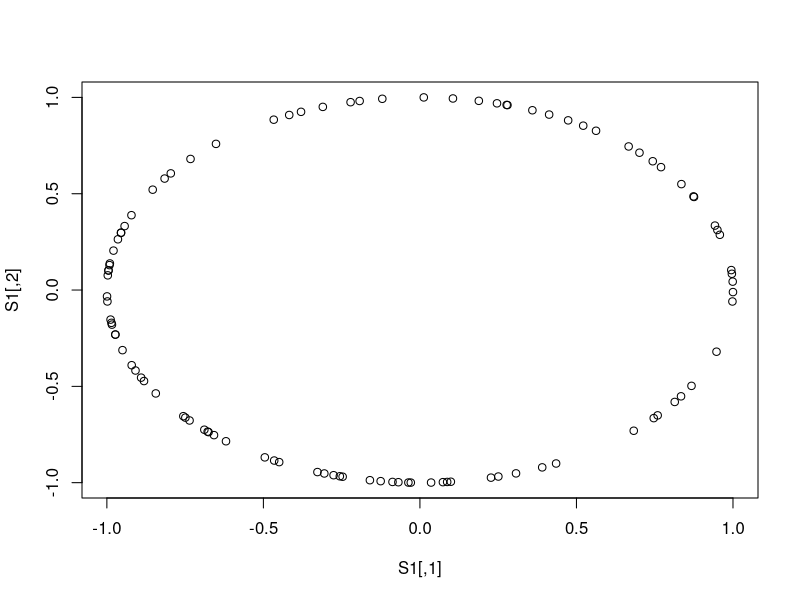
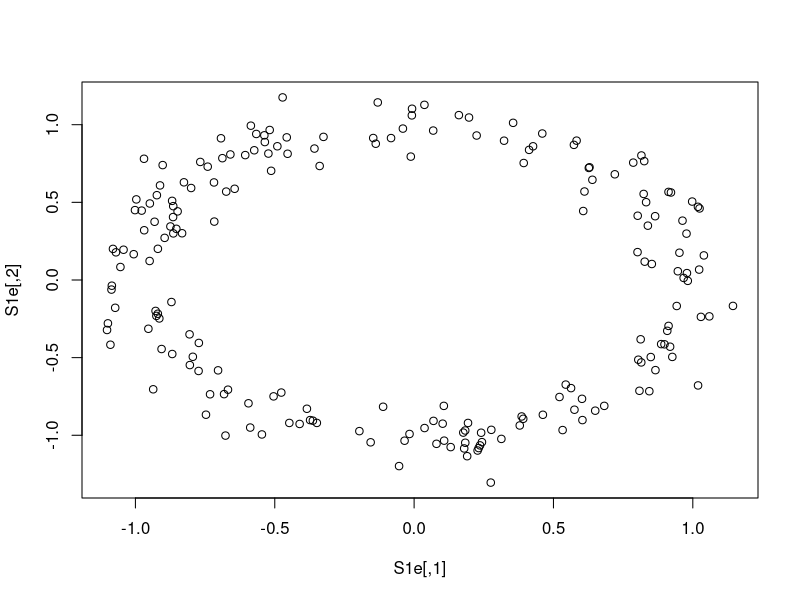

These charts were generated, in order, by the following R code:
# This script creates data that lie on different manifolds:

# This creates two clusters.
n <- 100
t <- runif(n, 0, 2*pi)
r <- runif(n, 0 , 1)
clust1 <- cbind(2*r*cos(t)+2, r*sin(t)+2)
clust2 <- cbind(r*cos(t)-2, 2*r*sin(t) + 1)
twoclust <- rbind(clust1, clust2)
write.table(twoclust, file = "data1.txt", row.names = FALSE, col.names = FALSE)
write.table(clust1, file = "clust1.txt", row.names = FALSE, col.names = FALSE)
write.table(clust2, file = "clust2.txt", row.names = FALSE, col.names = FALSE)
max(dist(twoclust))

# This creates data on a circle
n <- 100
t <- runif(n, 0, 2*pi)
S1 <- cbind(cos(t), sin(t))
plot(S1)
write.table(S1, file = "data2.txt", row.names = FALSE, col.names = FALSE)

#This creates data on a cirlce with error
n <- 200
t <- runif(n, 0, 2*pi)
e1 <- rnorm(n, 0, 0.1)
e2 <- rnorm(n, 0, 0.1)
S1e <- cbind(cos(t)+ e1, sin(t)+e2)
plot(S1e)
write.table(S1e, file = "data3.txt", row.names = FALSE, col.names = FALSE)
